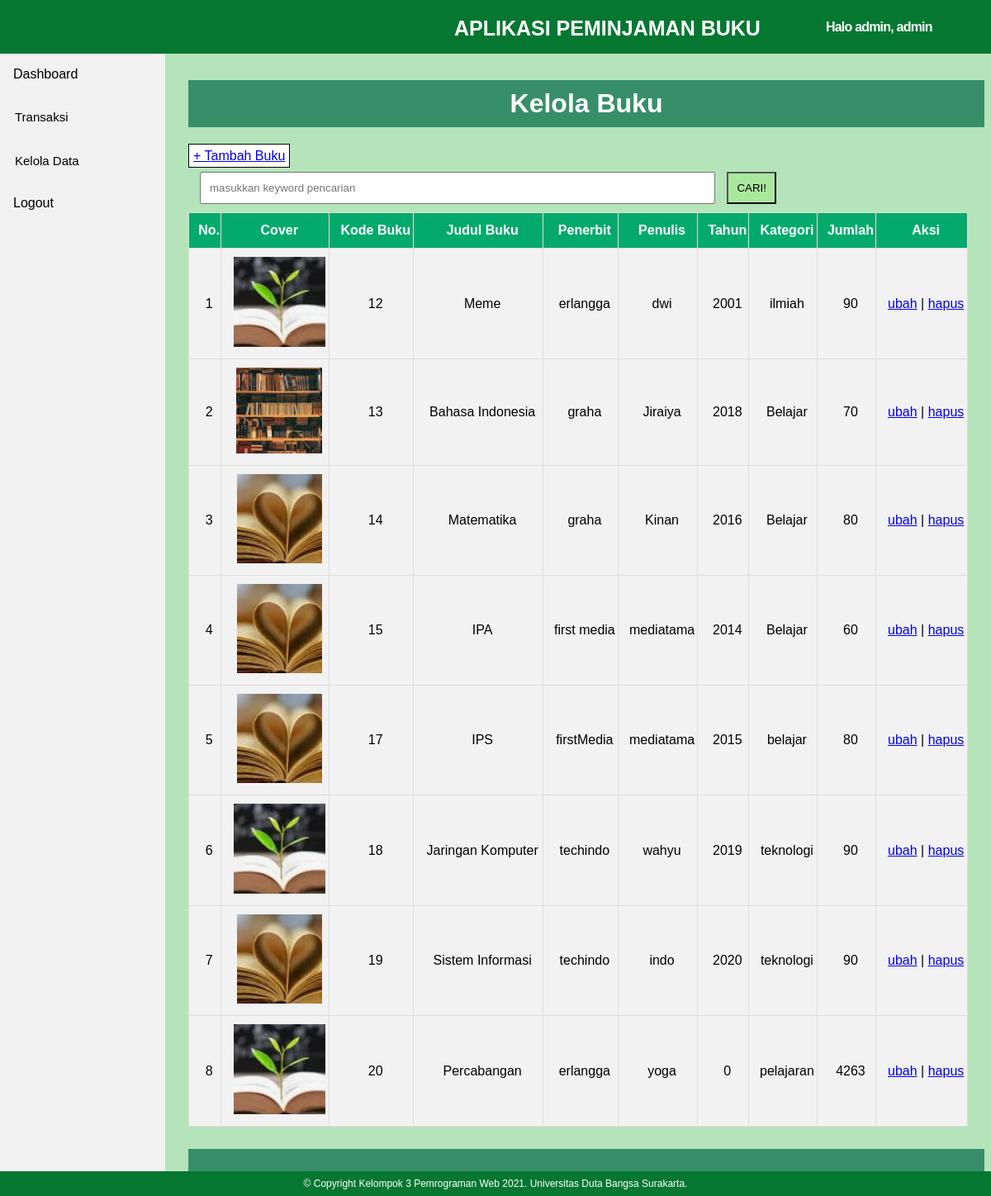
/dashboard/kelola_buku.php (signed in), run on the app's committed database.
### tables this page shows
CREATE TABLE `buku` (
  `id` int(11) NOT NULL,
  `kode_buku` int(11) NOT NULL,
  `judul` varchar(255) NOT NULL,
  `penerbit` varchar(255) NOT NULL,
  `penulis` varchar(255) NOT NULL,
  `tahun` int(50) NOT NULL,
  `kategori_buku` varchar(255) NOT NULL,
  `jumlah` int(255) NOT NULL,
  `cover` varchar(255) NOT NULL
);

### backend/functions.php (called while the page is built, shortened)
<?php
$conn = mysqli_connect("localhost", "handi2", "7jebatsendal", "handi2");
	function query($query) {
		global $conn;
		$result = mysqli_query($conn, $query);
		$rows = [];
		while ( $row = mysqli_fetch_assoc($result) ) {
			$rows[] = $row;
		}
		return $rows;
	}
?>

### dashboard/kelola_buku.php (the view, shortened to what this page needs)
<?php
    require '../backend/functions.php';
$buku = query("SELECT * FROM buku");
?>
<!DOCTYPE html>
<html>
<head>
         <link rel="stylesheet" type="text/css" href="../assets/css/style_admin.css">
</head>
<body>
    <header>
              <p>APLIKASI PEMINJAMAN BUKU</p>
                <aside class="menu">
                <div class="menu-content">
                 Halo <b><?php echo $_SESSION['username']; ?>,</b> <b><?php echo $_SESSION['level']; ?></b>
                </div>
              </aside>
    </header>
    <?php
	require_once("../template/sidebar.php");
     ?>
<div class="content">
        <h2>Kelola Buku</h2>
        <a href="../config/tambahbuku.php"
        style="border: 1px solid black;
        background-color: white;
        padding : 5px;
        ">
        + Tambah Buku</a>
        <form action="" method="post">
        	<input type="text" name="keyword" autofocus placeholder="masukkan keyword pencarian" autocomplete="off">
	        <button type="submit" name="cari" style="padding:10px; background-color:rgb(170, 231, 158);"> CARI! </button>
        </form>
    <table id="tabelbuku">
    <tr>
            <th>No.</th>
            <th>Cover</th>
            <th>Kode Buku</th>
            <th>Judul Buku</th>
            <th>Penerbit</th>
            <th>Penulis</th>
            <th>Tahun</th>
            <th>Kategori</th>
            <th>Jumlah</th>
            <th>Aksi</th>
    </tr>
    <?php $i =1; ?>
    <?php foreach ($buku as $row) : ?>
        <tr>
            <td><?= $i; ?></td>
            <td><img src="../assets/img/<?= $row["cover"]; ?>"></td>
            <td><?= $row["kode_buku"]; ?></td>
            <td><?= $row["judul"]; ?></td>
            <td><?= $row["penerbit"]; ?></td>
            <td><?= $row["penulis"]; ?></td>
            <td><?= $row["tahun"]; ?></td>
            <td><?= $row["kategori_buku"]; ?></td>
            <td><?= $row["jumlah"]; ?></td>
            <td>
            <a href="../config/ubahbuku.php?id=<?= $row["id"];  ?>">ubah</a> |
			<a href="../config/hapusbuku.php?id=<?= $row["id"]; ?>" onclick="return confirm('yakin?');" >hapus</a>
            </td>
         </tr>
            <?php $i++; ?>
            <?php endforeach; ?>
      </table>
      <h2>.</h2>
     </div>
    <?php
    include_once("../template/footer.php");
    ?>
</body>
</html>

### assets/css/style_admin.css (style rules this page uses)
body { background-color: rgb(182, 228, 186); font: 16px sans-serif,arial; }
header { position: fixed; background-color: rgb(6, 119, 49); height: 65px; width: 100%; top: 0; left: 0; }
header p { padding-bottom: 15px; font-size: 25px; color: white; line-height: 18px; font-weight: bold; float: left; margin-left: 550px; text-align: center; }
.menu>.menu-content { width: 200px; height: 65px; float: right; font-family: sans-serif,Arial; font-size: 16px; font-weight: bold; letter-spacing: -0.05em; position: relative; color: white; line-height: 65px; background-color: rgb(6, 119, 49); }
div.content { margin-top: 50px; margin-left: 200px; padding: 20px 20px; height: 700px; background-color: rgb(182, 228, 186); }
#tabelbuku { font-family: Arial, Helvetica, sans-serif; border-collapse: collapse; width: 100%; }
#tabelbuku td, #tabelbuku th { border: 1px solid rgb(221, 221, 221); padding: 10px 0px 10px 10px; }
#tabelbuku tr { background-color: #f2f2f2; text-align: center; }
#tabelbuku th { padding-top: 12px; padding-bottom: 12px; text-align: center; background-color: #04AA6D; color: white; }
div.content h2 { background-color: rgb(55, 143, 106); color: white; text-align: center; padding: 10px; }
div.content h2 { background-color: rgb(55, 143, 106); color: white; text-align: center; font-size: 32px; padding: 10px; }
div.content input[type="text"], textarea { width: 600px; margin: 10px; margin-left: 14px; padding: 10px; }

### dashboard/kelola_buku.php (style rules this page uses)
div.content h2 { background-color: rgb(55, 143, 106); color: white; text-align: center; font-size: 32px; padding: 10px; width: 100%; }
div.content input[type="text"], textarea { width: 600px; margin: 10px; margin-left: 14px; padding: 10px; }

### data on the page
buku: cover (picture), kode_buku "12", judul "Meme", penerbit "erlangga", penulis "dwi", tahun "2001", kategori_buku "ilmiah", jumlah "90"
buku: cover (picture), kode_buku "13", judul "Bahasa Indonesia", penerbit "graha", penulis "Jiraiya", tahun "2018", kategori_buku "Belajar", jumlah "70"
buku: cover (picture), kode_buku "14", judul "Matematika", penerbit "graha", penulis "Kinan", tahun "2016", kategori_buku "Belajar", jumlah "80"
buku: cover (picture), kode_buku "15", judul "IPA", penerbit "first media", penulis "mediatama", tahun "2014", kategori_buku "Belajar", jumlah "60"
buku: cover (picture), kode_buku "17", judul "IPS", penerbit "firstMedia", penulis "mediatama", tahun "2015", kategori_buku "belajar", jumlah "80"
buku: cover (picture), kode_buku "18", judul "Jaringan Komputer", penerbit "techindo", penulis "wahyu", tahun "2019", kategori_buku "teknologi", jumlah "90"
buku: cover (picture), kode_buku "19", judul "Sistem Informasi", penerbit "techindo", penulis "indo", tahun "2020", kategori_buku "teknologi", jumlah "90"
buku: cover (picture), kode_buku "20", judul "Percabangan", penerbit "erlangga", penulis "yoga", tahun "0", kategori_buku "pelajaran", jumlah "4263"

### other printed values
$_SESSION['username'] "admin"
$_SESSION['level'] "admin"
